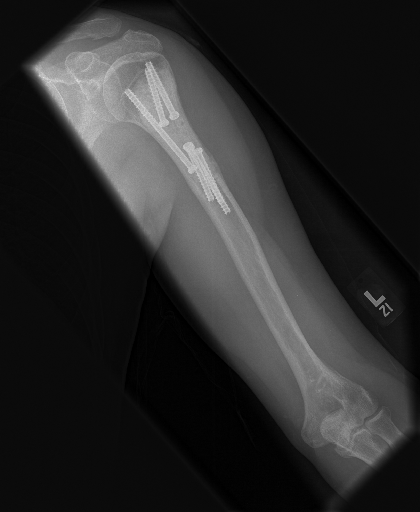
#> input picture sample images/image1.png, 420 x 512 px, found by its file name
$ jupyter execute grabcut.ipynb
#> lines starting #> are read from the running program, lines starting #| are printed output that depends on the picture; after the words box and inside, x2 and y2 are one past the last pixel; in counts of white or black regions, pixels touching at a corner belong together
## Grabcut image segmentation on humerus Xray images

### Single image test

[cell 1]
# from : https://docs.opencv.org/3.4/d8/d83/tutorial_py_grabcut.html
from PIL import Image
import matplotlib.pyplot as plt
import cv2
import numpy as np
import os

[cell 2]
# 1. get rectangle coordinates
image_path = "/home/clr/Thesis/augmentations/sample images/image1.png"
image = Image.open(image_path)
#> image is the input picture: PIL image 420x512 RGB; min 0, max 226, mean 42.2
image_orig = np.array(image)
image_orig = cv2.cvtColor(image_orig, cv2.COLOR_BGR2GRAY)

contours, _ = cv2.findContours(np.uint8(image_orig), cv2.RETR_EXTERNAL, cv2.CHAIN_APPROX_SIMPLE)
#> contours = 1 item

best_rect = None
best_rect_area = 0

for contour in contours:
    rect = cv2.minAreaRect(contour)
    box = cv2.boxPoints(rect)
    box_area = rect[1][0] * rect[1][1]

    if box_area > best_rect_area:
        best_rect = box
        best_rect_area = box_area
#> this loop made 1 pass
#> (rect, box_area, best_rect, best_rect_area) on pass 1: (((209.5, 255.5), (511, 419), -90), 214109, [[419, 511], [-1.56e-14, 511], [0, 0], [419, 0]], 214109)
#> after the loop, best_rect_area = 214109

min_x = int(min(best_rect[:,0]))
#> min_x = 0
min_y = int(min(best_rect[:,1]))
#> min_y = 0
max_x = int(max(best_rect[:,0]))
#> max_x = 419
max_y = int(max(best_rect[:,1]))
#> max_y = 511
w = max_x - min_x
#> w = 419
h = max_y - min_y
#> h = 511
x = min_x
#> x = 0
y = min_y
#> y = 0

rect = (x , y, w, h)
#> rect = (0, 0, 419, 511)

[cell 3]
# 2. implement GrabCut

#grabcut needs image opened in cv2
img = cv2.imread(image_path)

mask = np.zeros(img.shape[:2], np.uint8)

bgdModel = np.zeros((1, 65), np.float64)
fgdModel = np.zeros((1, 65), np.float64)

# 6 is the iteration,
cv2.grabCut(img,mask,rect,bgdModel,fgdModel,6,cv2.GC_INIT_WITH_RECT)


mask = np.where((mask==2)|(mask==0),0,1).astype('uint8')
result = img * mask[:, :, np.newaxis]
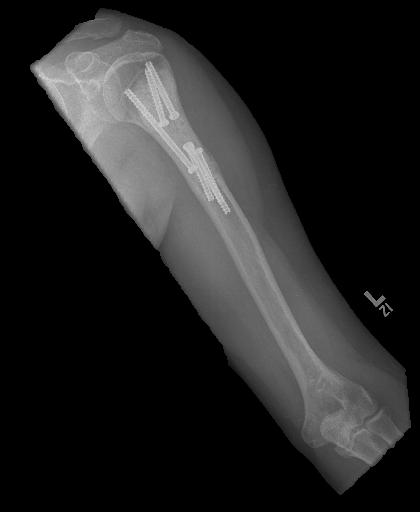
#> result: shape (512, 420, 3); min 0, max 226, mean 35.1

fig, ax = plt.subplots(1, 2, figsize=(10, 5))
ax[0].imshow(img, cmap='gray')
ax[0].set_title("original")
ax[1].imshow(result, cmap='gray')
ax[1].set_title("GrabCut output")
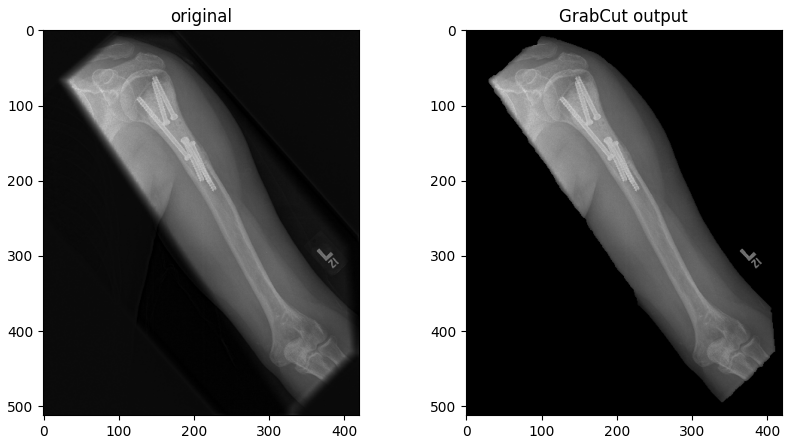
#> figure drawn by matplotlib, 2 panels

### Loop on multiple images

[cell 4]
folder_path = "/home/clr/Thesis/augmentations/sample images/"
output_folder = "/home/clr/Thesis/augmentations/grabCut_outputs/"
image_files = os.listdir(folder_path)

def get_rect(image_path):
    image = Image.open(image_path)
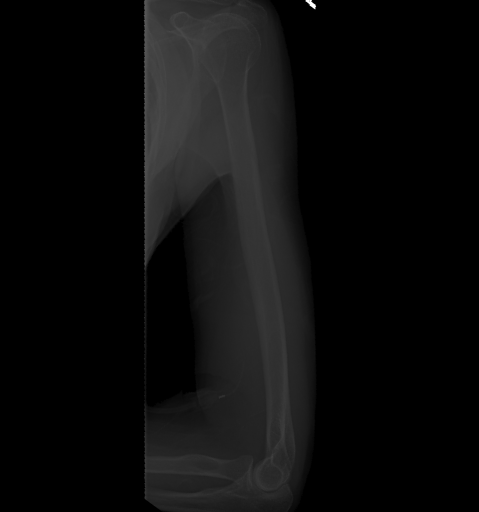
#> input picture sample images/MURA-v1.1-train-XR_HUMERUS-patient00077-study1_negative-image2.png, 479 x 512 px, found by its file name
#> image is the input picture: PIL image 479x512 L; min 0, max 255, mean 12.3
    image_orig = np.array(image)
    if len(image_orig.shape) == 2:
        gray_image = image_orig  # Grayscale image already
    else:
        gray_image = cv2.cvtColor(image_orig, cv2.COLOR_BGR2GRAY)

    contours, _ = cv2.findContours(np.uint8(gray_image), cv2.RETR_EXTERNAL, cv2.CHAIN_APPROX_SIMPLE)
#> contours = 2 contours; box (x1, y1, x2, y2) and area: (143, 0, 317, 512) 81215, (305, 0, 317, 10) 46

    best_rect = None
    best_rect_area = 0

    for contour in contours:
        rect = cv2.minAreaRect(contour)
        box = cv2.boxPoints(rect)
        box_area = rect[1][0] * rect[1][1]

        if box_area > best_rect_area:
            best_rect = box
            best_rect_area = box_area
#> this loop made 2 passes
#> (rect, box_area, best_rect, best_rect_area) on passes 1 to 2: (((311, 3.5), (4.95, 13.44), -45), 66.5, [[314, 10], [304.5, 0.5], [308, -3], [317.5, 6.5]], 66.5), (((229.5, 255.5), (511, 173), -90), 88403, [[316, 511], [143, 511], [143, 0], [316, 0]], 88403)
#> after the loop, best_rect_area = 88403

    min_x = int(min(best_rect[:,0]))
#> min_x = 143
    min_y = int(min(best_rect[:,1]))
#> min_y = 0
    max_x = int(max(best_rect[:,0]))
#> max_x = 316
    max_y = int(max(best_rect[:,1]))
#> max_y = 511
    w = max_x - min_x
#> w = 173
    h = max_y - min_y
#> h = 511
    x = min_x
#> x = 143
    y = min_y
#> y = 0

    rect = (x , y, w, h)
#> rect = (143, 0, 173, 511)

    return rect


for img in image_files:
    image_path = folder_path + img

    rect = get_rect(image_path)
#> rect = (143, 0, 173, 511)

    # 2. implement GrabCut
    #grabcut needs image opened in cv2
    image2 = cv2.imread(image_path)
#> image2: shape (512, 479, 3); min 0, max 255, mean 12.3

    mask = np.zeros(image2.shape[:2], np.uint8)

    bgdModel = np.zeros((1, 65), np.float64)
    fgdModel = np.zeros((1, 65), np.float64)

    # 6 is the iteration,
    cv2.grabCut(image2,mask,rect,bgdModel,fgdModel,6,cv2.GC_INIT_WITH_RECT)


    mask = np.where((mask==2)|(mask==0),0,1).astype('uint8')
    result = image2 * mask[:, :, np.newaxis]
#> result: shape (512, 479, 3)
    cv2.imwrite(output_folder + img, result)
